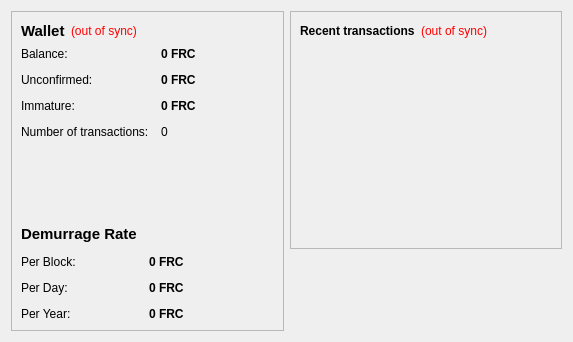
<?xml version="1.0" encoding="UTF-8"?>
<ui version="4.0">
 <class>OverviewPage</class>
 <widget class="QWidget" name="OverviewPage">
  <property name="geometry">
   <rect>
    <x>0</x>
    <y>0</y>
    <width>573</width>
    <height>342</height>
   </rect>
  </property>
  <property name="windowTitle">
   <string>Form</string>
  </property>
  <layout class="QHBoxLayout" name="horizontalLayout" stretch="1,1">
   <item>
    <layout class="QVBoxLayout" name="verticalLayout_2">
     <item>
      <widget class="QFrame" name="frame">
       <property name="frameShape">
        <enum>QFrame::StyledPanel</enum>
       </property>
       <property name="frameShadow">
        <enum>QFrame::Raised</enum>
       </property>
       <layout class="QVBoxLayout" name="verticalLayout_4">
        <item>
         <layout class="QHBoxLayout" name="horizontalLayout_4">
          <item>
           <widget class="QLabel" name="label_5">
            <property name="font">
             <font>
              <pointsize>11</pointsize>
              <weight>75</weight>
              <bold>true</bold>
             </font>
            </property>
            <property name="text">
             <string>Wallet</string>
            </property>
           </widget>
          </item>
          <item>
           <widget class="QLabel" name="labelWalletStatus">
            <property name="toolTip">
             <string>The displayed information may be out of date. Your wallet automatically synchronizes with the Freicoin network after a connection is established, but this process has not completed yet.</string>
            </property>
            <property name="styleSheet">
             <string notr="true">QLabel { color: red; }</string>
            </property>
            <property name="text">
             <string notr="true">(out of sync)</string>
            </property>
            <property name="alignment">
             <set>Qt::AlignLeading|Qt::AlignLeft|Qt::AlignVCenter</set>
            </property>
           </widget>
          </item>
          <item>
           <spacer name="horizontalSpacer_2">
            <property name="orientation">
             <enum>Qt::Horizontal</enum>
            </property>
            <property name="sizeHint" stdset="0">
             <size>
              <width>40</width>
              <height>20</height>
             </size>
            </property>
           </spacer>
          </item>
         </layout>
        </item>
        <item>
         <layout class="QFormLayout" name="formLayout_2">
          <property name="fieldGrowthPolicy">
           <enum>QFormLayout::AllNonFixedFieldsGrow</enum>
          </property>
          <property name="horizontalSpacing">
           <number>12</number>
          </property>
          <property name="verticalSpacing">
           <number>12</number>
          </property>
          <item row="0" column="0">
           <widget class="QLabel" name="Balancelabel">
            <property name="text">
             <string>Balance:</string>
            </property>
           </widget>
          </item>
          <item row="0" column="1">
           <widget class="QLabel" name="labelBalance">
            <property name="font">
             <font>
              <weight>75</weight>
              <bold>true</bold>
             </font>
            </property>
            <property name="cursor">
             <cursorShape>IBeamCursor</cursorShape>
            </property>
            <property name="toolTip">
             <string>Your current balance</string>
            </property>
            <property name="text">
             <string notr="true">0 FRC</string>
            </property>
            <property name="textInteractionFlags">
             <set>Qt::LinksAccessibleByMouse|Qt::TextSelectableByKeyboard|Qt::TextSelectableByMouse</set>
            </property>
           </widget>
          </item>
          <item row="1" column="0">
           <widget class="QLabel" name="Unconfrimedlabel">
            <property name="text">
             <string>Unconfirmed:</string>
            </property>
           </widget>
          </item>
          <item row="1" column="1">
           <widget class="QLabel" name="labelUnconfirmed">
            <property name="font">
             <font>
              <weight>75</weight>
              <bold>true</bold>
             </font>
            </property>
            <property name="cursor">
             <cursorShape>IBeamCursor</cursorShape>
            </property>
            <property name="toolTip">
             <string>Total of transactions that have yet to be confirmed, and do not yet count toward the current balance</string>
            </property>
            <property name="text">
             <string notr="true">0 FRC</string>
            </property>
            <property name="textInteractionFlags">
             <set>Qt::LinksAccessibleByMouse|Qt::TextSelectableByKeyboard|Qt::TextSelectableByMouse</set>
            </property>
           </widget>
          </item>
          <item row="2" column="0">
           <widget class="QLabel" name="labelImmatureText">
            <property name="text">
             <string>Immature:</string>
            </property>
           </widget>
          </item>
          <item row="2" column="1">
           <widget class="QLabel" name="labelImmature">
            <property name="font">
             <font>
              <weight>75</weight>
              <bold>true</bold>
             </font>
            </property>
            <property name="toolTip">
             <string>Mined balance that has not yet matured</string>
            </property>
            <property name="text">
             <string notr="true">0 FRC</string>
            </property>
            <property name="textInteractionFlags">
             <set>Qt::LinksAccessibleByMouse|Qt::TextSelectableByKeyboard|Qt::TextSelectableByMouse</set>
            </property>
           </widget>
          </item>
          <item row="3" column="0">
           <widget class="QLabel" name="NumTransactionslabel">
            <property name="text">
             <string>Number of transactions:</string>
            </property>
           </widget>
          </item>
          <item row="3" column="1">
           <widget class="QLabel" name="labelNumTransactions">
            <property name="toolTip">
             <string>Total number of transactions in wallet</string>
            </property>
            <property name="text">
             <string notr="true">0</string>
            </property>
           </widget>
          </item>
         </layout>
        </item>
        <item>
         <spacer name="verticalSpacer">
          <property name="orientation">
           <enum>Qt::Vertical</enum>
          </property>
          <property name="sizeHint" stdset="0">
           <size>
            <width>20</width>
            <height>74</height>
           </size>
          </property>
         </spacer>
        </item>
        <item>
         <layout class="QFormLayout" name="formLayout_8">
          <property name="fieldGrowthPolicy">
           <enum>QFormLayout::AllNonFixedFieldsGrow</enum>
          </property>
          <property name="horizontalSpacing">
           <number>12</number>
          </property>
          <property name="verticalSpacing">
           <number>12</number>
          </property>
          <item row="1" column="0">
           <widget class="QLabel" name="label_9">
            <property name="text">
             <string>Per Block:</string>
            </property>
           </widget>
          </item>
          <item row="1" column="1">
           <widget class="QLabel" name="labelBlockDemurrage">
            <property name="font">
             <font>
              <weight>75</weight>
              <bold>true</bold>
             </font>
            </property>
            <property name="cursor">
             <cursorShape>IBeamCursor</cursorShape>
            </property>
            <property name="toolTip">
             <string>Demurrage cost per Block</string>
            </property>
            <property name="text">
             <string notr="true">0 FRC</string>
            </property>
            <property name="textInteractionFlags">
             <set>Qt::LinksAccessibleByMouse|Qt::TextSelectableByKeyboard|Qt::TextSelectableByMouse</set>
            </property>
           </widget>
          </item>
          <item row="2" column="0">
           <widget class="QLabel" name="label_10">
            <property name="text">
             <string>Per Day:</string>
            </property>
           </widget>
          </item>
          <item row="2" column="1">
           <widget class="QLabel" name="labelDayDemurrage">
            <property name="font">
             <font>
              <weight>75</weight>
              <bold>true</bold>
             </font>
            </property>
            <property name="cursor">
             <cursorShape>IBeamCursor</cursorShape>
            </property>
            <property name="toolTip">
             <string>Demurrage cost per Day</string>
            </property>
            <property name="text">
             <string notr="true">0 FRC</string>
            </property>
            <property name="textInteractionFlags">
             <set>Qt::LinksAccessibleByMouse|Qt::TextSelectableByKeyboard|Qt::TextSelectableByMouse</set>
            </property>
           </widget>
          </item>
          <item row="3" column="0">
           <widget class="QLabel" name="labelImmatureText_3">
            <property name="text">
             <string>Per Year:</string>
            </property>
           </widget>
          </item>
          <item row="3" column="1">
           <widget class="QLabel" name="labelYearDemurrage">
            <property name="font">
             <font>
              <weight>75</weight>
              <bold>true</bold>
             </font>
            </property>
            <property name="toolTip">
             <string>Demurrage cost per Year</string>
            </property>
            <property name="text">
             <string notr="true">0 FRC</string>
            </property>
            <property name="textInteractionFlags">
             <set>Qt::LinksAccessibleByMouse|Qt::TextSelectableByKeyboard|Qt::TextSelectableByMouse</set>
            </property>
           </widget>
          </item>
          <item row="0" column="0">
           <widget class="QLabel" name="demurrageLabel">
            <property name="font">
             <font>
              <family>MS Shell Dlg 2</family>
              <pointsize>11</pointsize>
              <weight>75</weight>
              <bold>true</bold>
             </font>
            </property>
            <property name="text">
             <string>Demurrage Rate</string>
            </property>
           </widget>
          </item>
         </layout>
        </item>
       </layout>
      </widget>
     </item>
    </layout>
   </item>
   <item>
    <layout class="QVBoxLayout" name="verticalLayout_3">
     <item>
      <widget class="QFrame" name="frame_2">
       <property name="frameShape">
        <enum>QFrame::StyledPanel</enum>
       </property>
       <property name="frameShadow">
        <enum>QFrame::Raised</enum>
       </property>
       <layout class="QVBoxLayout" name="verticalLayout">
        <item>
         <layout class="QHBoxLayout" name="horizontalLayout_2">
          <item>
           <widget class="QLabel" name="label_4">
            <property name="text">
             <string>&lt;b&gt;Recent transactions&lt;/b&gt;</string>
            </property>
           </widget>
          </item>
          <item>
           <widget class="QLabel" name="labelTransactionsStatus">
            <property name="toolTip">
             <string>The displayed information may be out of date. Your wallet automatically synchronizes with the Freicoin network after a connection is established, but this process has not completed yet.</string>
            </property>
            <property name="styleSheet">
             <string notr="true">QLabel { color: red; }</string>
            </property>
            <property name="text">
             <string notr="true">(out of sync)</string>
            </property>
            <property name="alignment">
             <set>Qt::AlignRight|Qt::AlignTrailing|Qt::AlignVCenter</set>
            </property>
           </widget>
          </item>
          <item>
           <spacer name="horizontalSpacer">
            <property name="orientation">
             <enum>Qt::Horizontal</enum>
            </property>
            <property name="sizeHint" stdset="0">
             <size>
              <width>40</width>
              <height>20</height>
             </size>
            </property>
           </spacer>
          </item>
         </layout>
        </item>
        <item>
         <widget class="QListView" name="listTransactions">
          <property name="styleSheet">
           <string notr="true">QListView { background: transparent; }</string>
          </property>
          <property name="frameShape">
           <enum>QFrame::NoFrame</enum>
          </property>
          <property name="verticalScrollBarPolicy">
           <enum>Qt::ScrollBarAlwaysOff</enum>
          </property>
          <property name="horizontalScrollBarPolicy">
           <enum>Qt::ScrollBarAlwaysOff</enum>
          </property>
          <property name="selectionMode">
           <enum>QAbstractItemView::NoSelection</enum>
          </property>
         </widget>
        </item>
       </layout>
      </widget>
     </item>
     <item>
      <spacer name="verticalSpacer_2">
       <property name="orientation">
        <enum>Qt::Vertical</enum>
       </property>
       <property name="sizeHint" stdset="0">
        <size>
         <width>20</width>
         <height>40</height>
        </size>
       </property>
      </spacer>
     </item>
    </layout>
   </item>
  </layout>
 </widget>
 <resources/>
 <connections/>
</ui>
